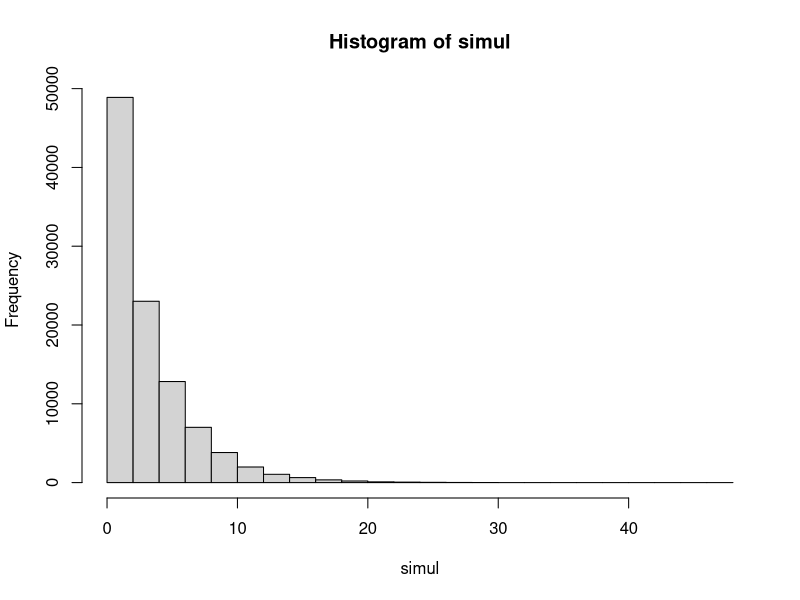
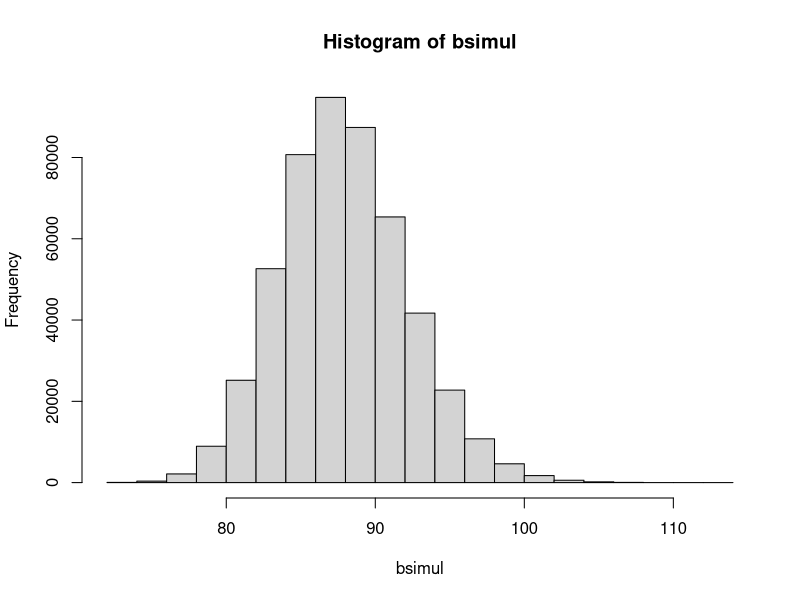

These charts were generated, in order, by the following R code:
oneOfEach<-function()
{
  monsters<-0
  gems<-c(0,0,0)
  while(0%in%gems)
  {
    whichGem<-sample(c(1,2,3), 1, prob=c(3,2,1))
    gems[whichGem]<-gems[whichGem]+1
  }
  gems[1]
}

simul<-sapply(1:100000, FUN=function(i) oneOfEach())
hist(simul)
mean(simul)
table(simul)/length(simul)
max(simul)
sum(simul[simul==1])/10000

#Baseball
bsimul<-sapply(1:500000, FUN = function(i) max(rbinom(5,162,.5)))
hist(bsimul)
max(bsimul)
min(bsimul)
mean(bsimul)
